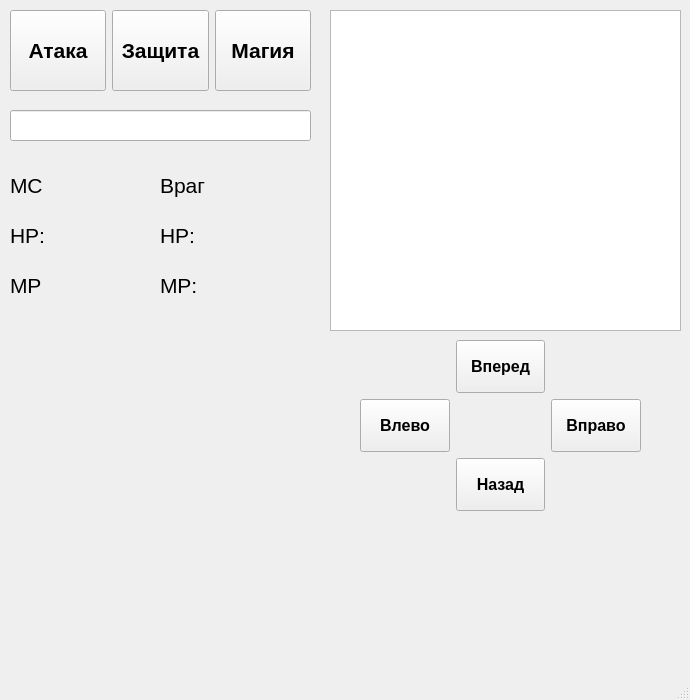
<?xml version="1.0" encoding="UTF-8"?>
<ui version="4.0">
 <class>MainWindow</class>
 <widget class="QMainWindow" name="MainWindow">
  <property name="geometry">
   <rect>
    <x>0</x>
    <y>0</y>
    <width>690</width>
    <height>700</height>
   </rect>
  </property>
  <property name="windowTitle">
   <string>Ролевая</string>
  </property>
  <widget class="QWidget" name="centralwidget">
   <widget class="QListWidget" name="log_game">
    <property name="geometry">
     <rect>
      <x>330</x>
      <y>10</y>
      <width>351</width>
      <height>321</height>
     </rect>
    </property>
   </widget>
   <widget class="QLabel" name="HP">
    <property name="geometry">
     <rect>
      <x>10</x>
      <y>210</y>
      <width>141</width>
      <height>51</height>
     </rect>
    </property>
    <property name="font">
     <font>
      <pointsize>16</pointsize>
     </font>
    </property>
    <property name="text">
     <string>HP:</string>
    </property>
   </widget>
   <widget class="QLabel" name="MP">
    <property name="geometry">
     <rect>
      <x>10</x>
      <y>260</y>
      <width>141</width>
      <height>51</height>
     </rect>
    </property>
    <property name="font">
     <font>
      <pointsize>16</pointsize>
     </font>
    </property>
    <property name="text">
     <string>MP</string>
    </property>
   </widget>
   <widget class="QLabel" name="Enemy_HP">
    <property name="geometry">
     <rect>
      <x>160</x>
      <y>210</y>
      <width>161</width>
      <height>51</height>
     </rect>
    </property>
    <property name="font">
     <font>
      <pointsize>16</pointsize>
     </font>
    </property>
    <property name="text">
     <string>HP:</string>
    </property>
   </widget>
   <widget class="QLabel" name="Enemy_MP">
    <property name="geometry">
     <rect>
      <x>160</x>
      <y>260</y>
      <width>161</width>
      <height>51</height>
     </rect>
    </property>
    <property name="font">
     <font>
      <pointsize>16</pointsize>
      <weight>50</weight>
      <bold>false</bold>
     </font>
    </property>
    <property name="text">
     <string>MP:</string>
    </property>
   </widget>
   <widget class="QLineEdit" name="input_text">
    <property name="geometry">
     <rect>
      <x>10</x>
      <y>110</y>
      <width>301</width>
      <height>31</height>
     </rect>
    </property>
   </widget>
   <widget class="QLabel" name="MC">
    <property name="geometry">
     <rect>
      <x>10</x>
      <y>160</y>
      <width>141</width>
      <height>51</height>
     </rect>
    </property>
    <property name="font">
     <font>
      <pointsize>16</pointsize>
     </font>
    </property>
    <property name="text">
     <string>MC</string>
    </property>
   </widget>
   <widget class="QLabel" name="Enemy">
    <property name="geometry">
     <rect>
      <x>160</x>
      <y>160</y>
      <width>161</width>
      <height>51</height>
     </rect>
    </property>
    <property name="font">
     <font>
      <pointsize>16</pointsize>
     </font>
    </property>
    <property name="text">
     <string>Враг</string>
    </property>
   </widget>
   <widget class="QWidget" name="gridLayoutWidget_2">
    <property name="geometry">
     <rect>
      <x>360</x>
      <y>340</y>
      <width>281</width>
      <height>171</height>
     </rect>
    </property>
    <layout class="QGridLayout" name="move">
     <item row="0" column="1">
      <widget class="QPushButton" name="btn_forward">
       <property name="sizePolicy">
        <sizepolicy hsizetype="Preferred" vsizetype="Preferred">
         <horstretch>0</horstretch>
         <verstretch>0</verstretch>
        </sizepolicy>
       </property>
       <property name="font">
        <font>
         <pointsize>12</pointsize>
         <weight>75</weight>
         <bold>true</bold>
        </font>
       </property>
       <property name="text">
        <string>Вперед</string>
       </property>
      </widget>
     </item>
     <item row="1" column="0">
      <widget class="QPushButton" name="btn_left">
       <property name="sizePolicy">
        <sizepolicy hsizetype="Preferred" vsizetype="Preferred">
         <horstretch>0</horstretch>
         <verstretch>0</verstretch>
        </sizepolicy>
       </property>
       <property name="font">
        <font>
         <pointsize>12</pointsize>
         <weight>75</weight>
         <bold>true</bold>
        </font>
       </property>
       <property name="text">
        <string>Влево</string>
       </property>
      </widget>
     </item>
     <item row="1" column="2">
      <widget class="QPushButton" name="btn_right">
       <property name="sizePolicy">
        <sizepolicy hsizetype="Preferred" vsizetype="Preferred">
         <horstretch>0</horstretch>
         <verstretch>0</verstretch>
        </sizepolicy>
       </property>
       <property name="font">
        <font>
         <pointsize>12</pointsize>
         <weight>75</weight>
         <bold>true</bold>
        </font>
       </property>
       <property name="text">
        <string>Вправо</string>
       </property>
      </widget>
     </item>
     <item row="2" column="1">
      <widget class="QPushButton" name="btn_back">
       <property name="sizePolicy">
        <sizepolicy hsizetype="Preferred" vsizetype="Preferred">
         <horstretch>0</horstretch>
         <verstretch>0</verstretch>
        </sizepolicy>
       </property>
       <property name="font">
        <font>
         <pointsize>12</pointsize>
         <weight>75</weight>
         <bold>true</bold>
        </font>
       </property>
       <property name="text">
        <string>Назад</string>
       </property>
      </widget>
     </item>
    </layout>
   </widget>
   <widget class="QWidget" name="horizontalLayoutWidget">
    <property name="geometry">
     <rect>
      <x>10</x>
      <y>10</y>
      <width>301</width>
      <height>81</height>
     </rect>
    </property>
    <layout class="QHBoxLayout" name="horizontalLayout">
     <item>
      <widget class="QPushButton" name="btn_attack">
       <property name="sizePolicy">
        <sizepolicy hsizetype="Preferred" vsizetype="Preferred">
         <horstretch>0</horstretch>
         <verstretch>0</verstretch>
        </sizepolicy>
       </property>
       <property name="font">
        <font>
         <pointsize>16</pointsize>
         <weight>75</weight>
         <bold>true</bold>
        </font>
       </property>
       <property name="text">
        <string>Атака</string>
       </property>
      </widget>
     </item>
     <item>
      <widget class="QPushButton" name="btn_guard">
       <property name="sizePolicy">
        <sizepolicy hsizetype="Preferred" vsizetype="Preferred">
         <horstretch>0</horstretch>
         <verstretch>0</verstretch>
        </sizepolicy>
       </property>
       <property name="font">
        <font>
         <pointsize>16</pointsize>
         <weight>75</weight>
         <bold>true</bold>
        </font>
       </property>
       <property name="text">
        <string>Защита</string>
       </property>
      </widget>
     </item>
     <item>
      <widget class="QPushButton" name="btn_magic">
       <property name="sizePolicy">
        <sizepolicy hsizetype="Preferred" vsizetype="Preferred">
         <horstretch>0</horstretch>
         <verstretch>0</verstretch>
        </sizepolicy>
       </property>
       <property name="font">
        <font>
         <pointsize>16</pointsize>
         <weight>75</weight>
         <bold>true</bold>
        </font>
       </property>
       <property name="text">
        <string>Магия</string>
       </property>
      </widget>
     </item>
    </layout>
   </widget>
   <widget class="QLabel" name="map">
    <property name="geometry">
     <rect>
      <x>10</x>
      <y>330</y>
      <width>341</width>
      <height>341</height>
     </rect>
    </property>
    <property name="font">
     <font>
      <weight>75</weight>
      <bold>true</bold>
     </font>
    </property>
    <property name="text">
     <string/>
    </property>
    <property name="alignment">
     <set>Qt::AlignCenter</set>
    </property>
   </widget>
  </widget>
  <widget class="QStatusBar" name="statusbar"/>
 </widget>
 <resources/>
 <connections/>
</ui>
